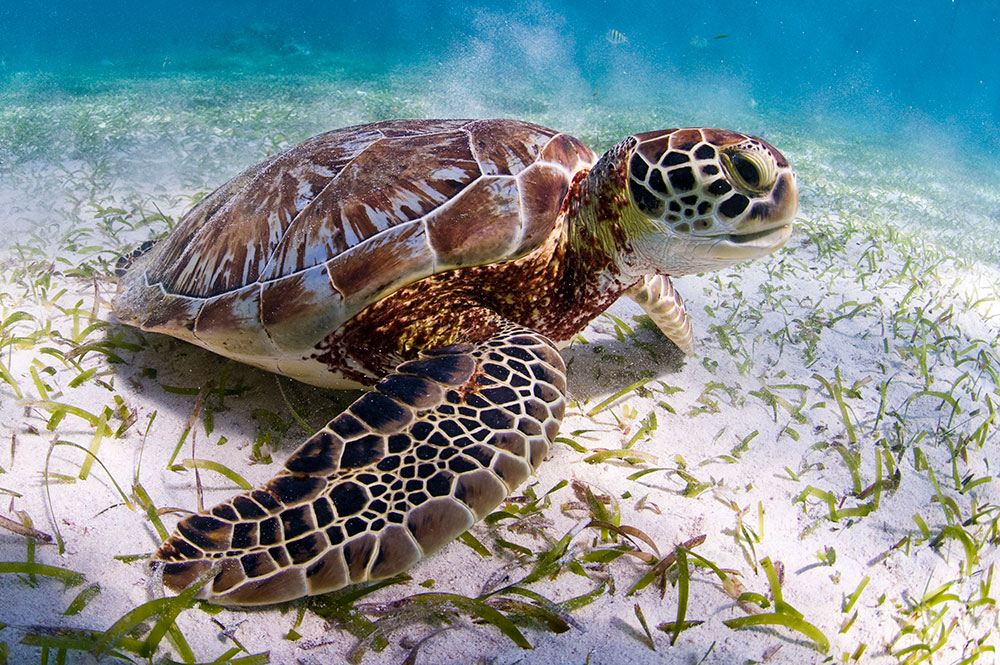
#> input picture NAVEGACION_AUTONOMA/capitulo_1/images/input.jpg, 1000 x 665 px
$ python 22_program.py
#> lines starting #> are read from the running program, lines starting #| are printed output that depends on the picture
# OBJETIVO: Aplicar un efecto cóncavo curvando la imagen hacia adentro con un seno de gran amplitud

import cv2
import numpy as np
import math

# Lee la imagen en escala de grises
img = cv2.imread('images/input.jpg', cv2.IMREAD_GRAYSCALE)
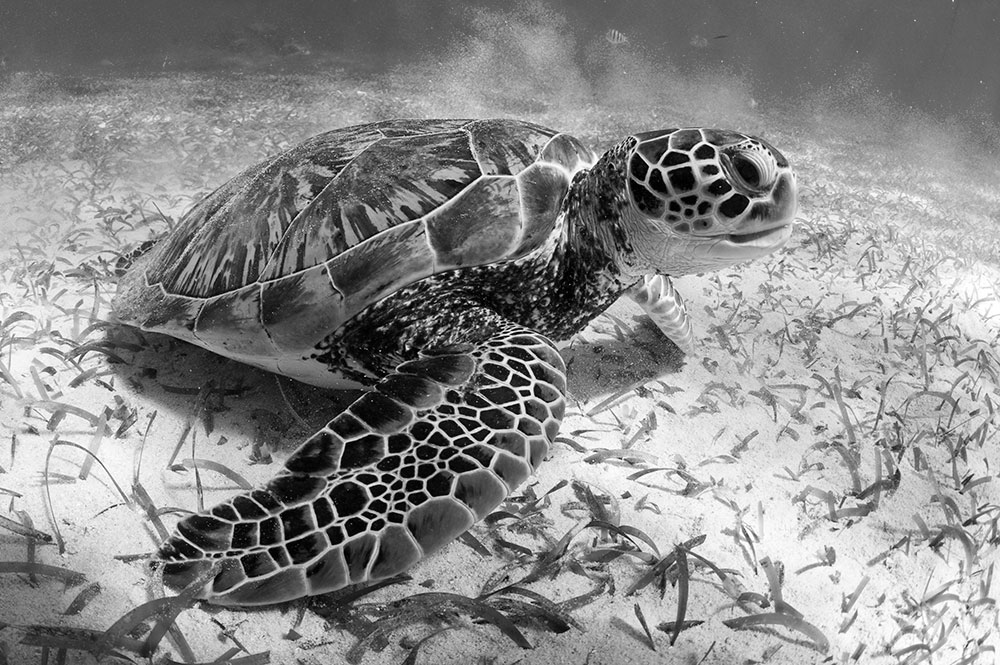
#> img: shape (665, 1000); min 0, max 255, mean 138.2
rows, cols = img.shape
#> rows = 665; cols = 1000

# Crea una imagen de salida vacía del mismo tamaño
img_output = np.zeros(img.shape, dtype=img.dtype)

for i in range(rows):
    for j in range(cols):
        # Amplitud grande (128px) y período largo (2*cols) — curva suave que dobla la imagen
        offset_x = int(128.0 * math.sin(2 * 3.14 * i / (2 * cols)))
        offset_y = 0
        if j + offset_x < cols:
            img_output[i, j] = img[i, (j + offset_x) % cols]
        else:
            img_output[i, j] = 0
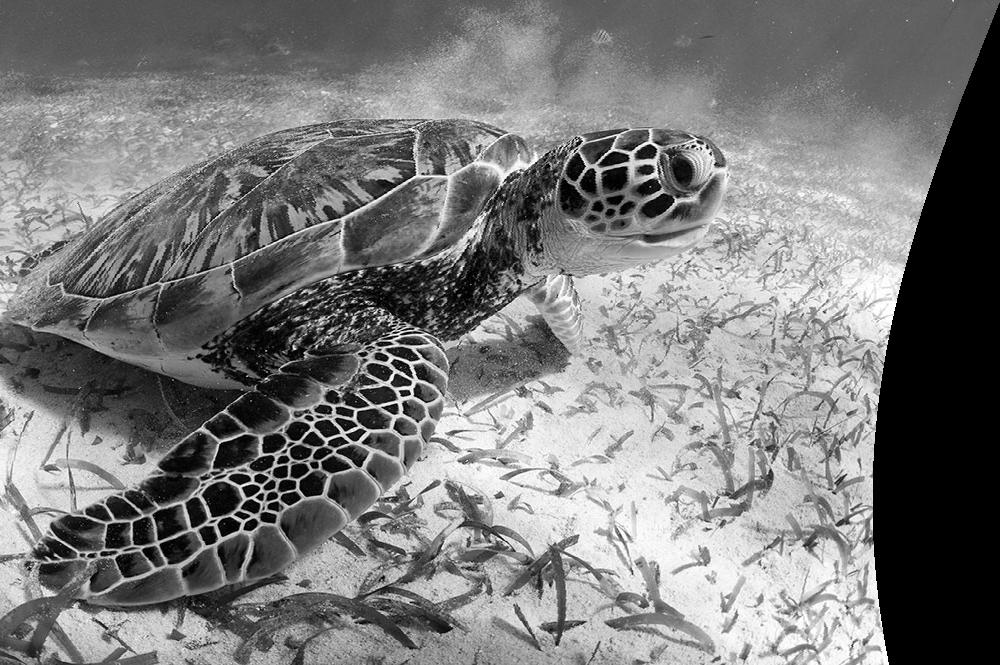
#> img_output: shape (665, 1000); min 0, max 255, mean 122.4

cv2.imshow('Input', img)
cv2.imshow('Concave', img_output)
cv2.waitKey()
